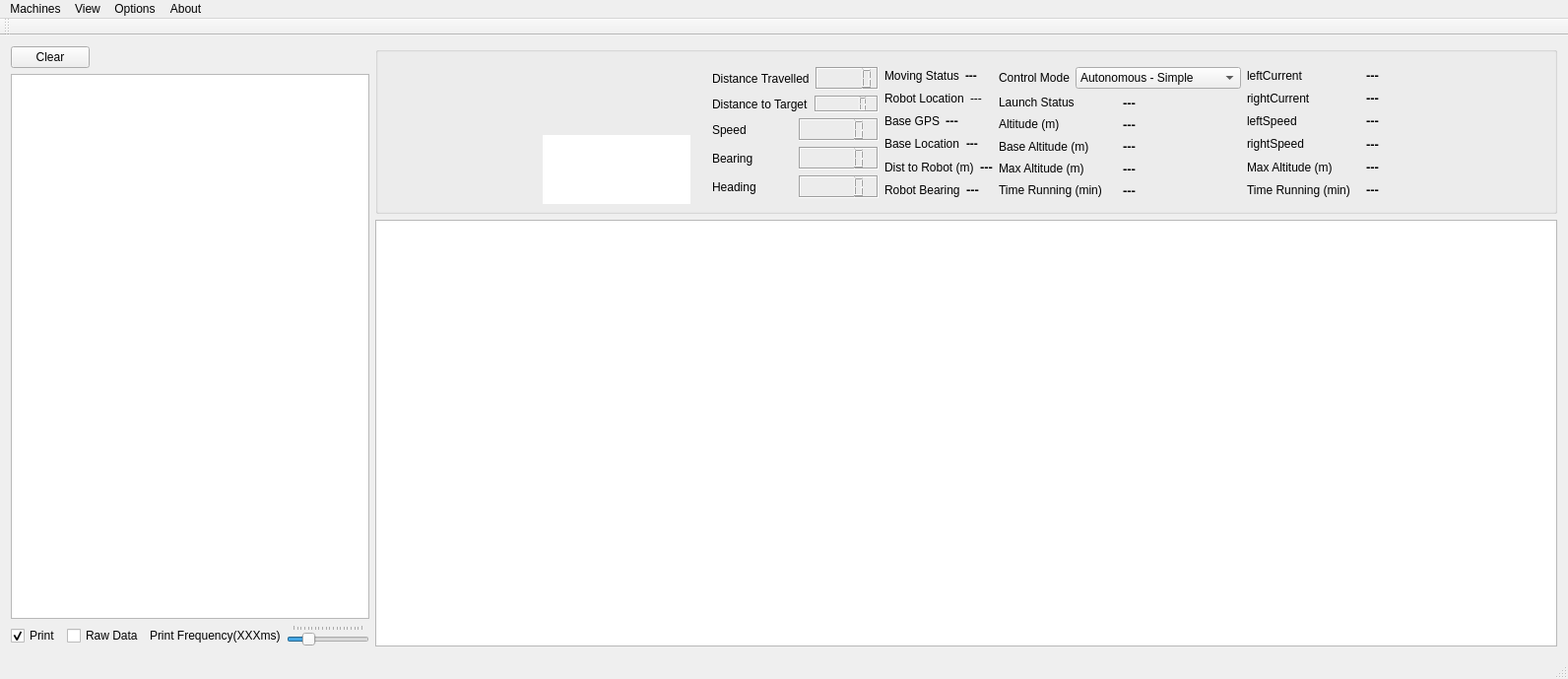
<?xml version="1.0" encoding="UTF-8"?>
<ui version="4.0">
 <class>MainWindow</class>
 <widget class="QMainWindow" name="MainWindow">
  <property name="geometry">
   <rect>
    <x>0</x>
    <y>0</y>
    <width>1592</width>
    <height>689</height>
   </rect>
  </property>
  <property name="sizePolicy">
   <sizepolicy hsizetype="Expanding" vsizetype="Expanding">
    <horstretch>0</horstretch>
    <verstretch>0</verstretch>
   </sizepolicy>
  </property>
  <property name="minimumSize">
   <size>
    <width>1357</width>
    <height>689</height>
   </size>
  </property>
  <property name="windowTitle">
   <string>RescueBot Command Center</string>
  </property>
  <property name="styleSheet">
   <string notr="true"/>
  </property>
  <widget class="QWidget" name="centralWidget">
   <layout class="QVBoxLayout" name="verticalLayout_4">
    <item>
     <layout class="QHBoxLayout" name="horizontalLayout_2" stretch="0,1">
      <item>
       <layout class="QVBoxLayout" name="verticalLayout_3">
        <property name="sizeConstraint">
         <enum>QLayout::SetMaximumSize</enum>
        </property>
        <item>
         <layout class="QHBoxLayout" name="horizontalLayout_5">
          <item>
           <widget class="QPushButton" name="clearPushButton">
            <property name="text">
             <string>Clear</string>
            </property>
           </widget>
          </item>
          <item>
           <spacer name="horizontalSpacer">
            <property name="orientation">
             <enum>Qt::Horizontal</enum>
            </property>
            <property name="sizeHint" stdset="0">
             <size>
              <width>40</width>
              <height>20</height>
             </size>
            </property>
           </spacer>
          </item>
         </layout>
        </item>
        <item>
         <widget class="QPlainTextEdit" name="plainTextEdit">
          <property name="sizePolicy">
           <sizepolicy hsizetype="Preferred" vsizetype="Expanding">
            <horstretch>0</horstretch>
            <verstretch>0</verstretch>
           </sizepolicy>
          </property>
          <property name="minimumSize">
           <size>
            <width>320</width>
            <height>510</height>
           </size>
          </property>
          <property name="maximumSize">
           <size>
            <width>400</width>
            <height>16777215</height>
           </size>
          </property>
          <property name="readOnly">
           <bool>true</bool>
          </property>
         </widget>
        </item>
        <item>
         <layout class="QHBoxLayout" name="horizontalLayout">
          <property name="sizeConstraint">
           <enum>QLayout::SetMaximumSize</enum>
          </property>
          <item>
           <widget class="QCheckBox" name="printCheckBox">
            <property name="minimumSize">
             <size>
              <width>0</width>
              <height>22</height>
             </size>
            </property>
            <property name="text">
             <string>Print</string>
            </property>
            <property name="checked">
             <bool>true</bool>
            </property>
           </widget>
          </item>
          <item>
           <widget class="QCheckBox" name="rawprintCheckBox">
            <property name="sizePolicy">
             <sizepolicy hsizetype="Minimum" vsizetype="Fixed">
              <horstretch>0</horstretch>
              <verstretch>0</verstretch>
             </sizepolicy>
            </property>
            <property name="minimumSize">
             <size>
              <width>0</width>
              <height>22</height>
             </size>
            </property>
            <property name="text">
             <string>Raw Data</string>
            </property>
           </widget>
          </item>
          <item>
           <widget class="QLabel" name="printFrequencyLabel">
            <property name="sizePolicy">
             <sizepolicy hsizetype="Minimum" vsizetype="Preferred">
              <horstretch>0</horstretch>
              <verstretch>0</verstretch>
             </sizepolicy>
            </property>
            <property name="minimumSize">
             <size>
              <width>0</width>
              <height>22</height>
             </size>
            </property>
            <property name="text">
             <string>Print Frequency(XXXms)</string>
            </property>
           </widget>
          </item>
          <item>
           <widget class="QSlider" name="printfreSlider">
            <property name="sizePolicy">
             <sizepolicy hsizetype="Minimum" vsizetype="Fixed">
              <horstretch>0</horstretch>
              <verstretch>0</verstretch>
             </sizepolicy>
            </property>
            <property name="minimumSize">
             <size>
              <width>0</width>
              <height>22</height>
             </size>
            </property>
            <property name="minimum">
             <number>100</number>
            </property>
            <property name="maximum">
             <number>2000</number>
            </property>
            <property name="singleStep">
             <number>100</number>
            </property>
            <property name="pageStep">
             <number>100</number>
            </property>
            <property name="value">
             <number>500</number>
            </property>
            <property name="orientation">
             <enum>Qt::Horizontal</enum>
            </property>
            <property name="invertedControls">
             <bool>false</bool>
            </property>
            <property name="tickPosition">
             <enum>QSlider::TicksAbove</enum>
            </property>
            <property name="tickInterval">
             <number>100</number>
            </property>
           </widget>
          </item>
         </layout>
        </item>
       </layout>
      </item>
      <item>
       <layout class="QVBoxLayout" name="verticalLayout">
        <property name="sizeConstraint">
         <enum>QLayout::SetNoConstraint</enum>
        </property>
        <item>
         <widget class="QGroupBox" name="groupBox">
          <property name="sizePolicy">
           <sizepolicy hsizetype="Minimum" vsizetype="Preferred">
            <horstretch>0</horstretch>
            <verstretch>0</verstretch>
           </sizepolicy>
          </property>
          <property name="minimumSize">
           <size>
            <width>524</width>
            <height>170</height>
           </size>
          </property>
          <property name="title">
           <string/>
          </property>
          <widget class="QGraphicsView" name="steerGraphicsView">
           <property name="geometry">
            <rect>
             <x>170</x>
             <y>90</y>
             <width>150</width>
             <height>70</height>
            </rect>
           </property>
           <property name="sizePolicy">
            <sizepolicy hsizetype="Fixed" vsizetype="Fixed">
             <horstretch>0</horstretch>
             <verstretch>0</verstretch>
            </sizepolicy>
           </property>
           <property name="minimumSize">
            <size>
             <width>150</width>
             <height>70</height>
            </size>
           </property>
           <property name="maximumSize">
            <size>
             <width>150</width>
             <height>70</height>
            </size>
           </property>
           <property name="baseSize">
            <size>
             <width>15</width>
             <height>15</height>
            </size>
           </property>
           <property name="frameShape">
            <enum>QFrame::NoFrame</enum>
           </property>
          </widget>
          <widget class="QLabel" name="compassViewLabel">
           <property name="geometry">
            <rect>
             <x>10</x>
             <y>10</y>
             <width>150</width>
             <height>150</height>
            </rect>
           </property>
           <property name="sizePolicy">
            <sizepolicy hsizetype="Minimum" vsizetype="Minimum">
             <horstretch>0</horstretch>
             <verstretch>0</verstretch>
            </sizepolicy>
           </property>
           <property name="minimumSize">
            <size>
             <width>150</width>
             <height>150</height>
            </size>
           </property>
           <property name="text">
            <string/>
           </property>
          </widget>
          <widget class="QLabel" name="speedometerViewLabel">
           <property name="geometry">
            <rect>
             <x>170</x>
             <y>10</y>
             <width>150</width>
             <height>75</height>
            </rect>
           </property>
           <property name="sizePolicy">
            <sizepolicy hsizetype="Minimum" vsizetype="Minimum">
             <horstretch>0</horstretch>
             <verstretch>0</verstretch>
            </sizepolicy>
           </property>
           <property name="minimumSize">
            <size>
             <width>150</width>
             <height>75</height>
            </size>
           </property>
           <property name="text">
            <string/>
           </property>
          </widget>
          <widget class="QWidget" name="">
           <property name="geometry">
            <rect>
             <x>331</x>
             <y>10</y>
             <width>801</width>
             <height>155</height>
            </rect>
           </property>
           <layout class="QHBoxLayout" name="horizontalLayout_23">
            <item>
             <layout class="QHBoxLayout" name="horizontalLayout_10" stretch="1,1,1">
              <property name="sizeConstraint">
               <enum>QLayout::SetMinimumSize</enum>
              </property>
              <item>
               <layout class="QVBoxLayout" name="verticalLayout_2">
                <property name="sizeConstraint">
                 <enum>QLayout::SetNoConstraint</enum>
                </property>
                <item>
                 <layout class="QHBoxLayout" name="horizontalLayout_3">
                  <item>
                   <widget class="QLabel" name="distanceTravelledLabel">
                    <property name="text">
                     <string>Distance Travelled</string>
                    </property>
                   </widget>
                  </item>
                  <item>
                   <widget class="QLCDNumber" name="distanceTravelledLcdNumber">
                    <property name="frameShadow">
                     <enum>QFrame::Sunken</enum>
                    </property>
                   </widget>
                  </item>
                 </layout>
                </item>
                <item>
                 <layout class="QHBoxLayout" name="horizontalLayout_6">
                  <item>
                   <widget class="QLabel" name="distanceToTargetLabel">
                    <property name="text">
                     <string>Distance to Target</string>
                    </property>
                   </widget>
                  </item>
                  <item>
                   <widget class="QLCDNumber" name="distanceToTargetLcdNumber">
                    <property name="sizePolicy">
                     <sizepolicy hsizetype="Preferred" vsizetype="Preferred">
                      <horstretch>0</horstretch>
                      <verstretch>0</verstretch>
                     </sizepolicy>
                    </property>
                    <property name="baseSize">
                     <size>
                      <width>0</width>
                      <height>0</height>
                     </size>
                    </property>
                    <property name="frameShadow">
                     <enum>QFrame::Sunken</enum>
                    </property>
                   </widget>
                  </item>
                 </layout>
                </item>
                <item>
                 <layout class="QHBoxLayout" name="horizontalLayout_4">
                  <item>
                   <widget class="QLabel" name="speedLabel">
                    <property name="text">
                     <string>Speed</string>
                    </property>
                   </widget>
                  </item>
                  <item>
                   <widget class="QLCDNumber" name="speedLcdNumber">
                    <property name="frameShadow">
                     <enum>QFrame::Sunken</enum>
                    </property>
                   </widget>
                  </item>
                 </layout>
                </item>
                <item>
                 <layout class="QHBoxLayout" name="horizontalLayout_7">
                  <item>
                   <widget class="QLabel" name="bearingLabel">
                    <property name="text">
                     <string>Bearing</string>
                    </property>
                   </widget>
                  </item>
                  <item>
                   <widget class="QLCDNumber" name="bearingLcdNumber">
                    <property name="frameShadow">
                     <enum>QFrame::Sunken</enum>
                    </property>
                   </widget>
                  </item>
                 </layout>
                </item>
                <item>
                 <layout class="QHBoxLayout" name="horizontalLayout_8">
                  <item>
                   <widget class="QLabel" name="headingLabel">
                    <property name="text">
                     <string>Heading</string>
                    </property>
                   </widget>
                  </item>
                  <item>
                   <widget class="QLCDNumber" name="headingLcdNumber">
                    <property name="frameShadow">
                     <enum>QFrame::Sunken</enum>
                    </property>
                   </widget>
                  </item>
                 </layout>
                </item>
               </layout>
              </item>
              <item>
               <layout class="QHBoxLayout" name="horizontalLayout_17">
                <property name="sizeConstraint">
                 <enum>QLayout::SetMinimumSize</enum>
                </property>
                <item>
                 <layout class="QVBoxLayout" name="verticalLayout_6">
                  <item>
                   <layout class="QHBoxLayout" name="horizontalLayout_29" stretch="1,1">
                    <item>
                     <widget class="QLabel" name="labelMovingStatusTitle">
                      <property name="text">
                       <string>Moving Status</string>
                      </property>
                     </widget>
                    </item>
                    <item>
                     <widget class="QLabel" name="labelMovingStatus">
                      <property name="font">
                       <font>
                        <pointsize>9</pointsize>
                        <weight>75</weight>
                        <bold>true</bold>
                       </font>
                      </property>
                      <property name="text">
                       <string>---</string>
                      </property>
                     </widget>
                    </item>
                   </layout>
                  </item>
                  <item>
                   <layout class="QHBoxLayout" name="horizontalLayout_24" stretch="1,1">
                    <item>
                     <widget class="QLabel" name="labelRobotLocationTitle">
                      <property name="text">
                       <string>Robot Location</string>
                      </property>
                     </widget>
                    </item>
                    <item>
                     <widget class="QLabel" name="labelRobotLocation">
                      <property name="font">
                       <font>
                        <pointsize>9</pointsize>
                        <weight>50</weight>
                        <bold>false</bold>
                       </font>
                      </property>
                      <property name="text">
                       <string>---</string>
                      </property>
                     </widget>
                    </item>
                   </layout>
                  </item>
                  <item>
                   <layout class="QHBoxLayout" name="horizontalLayout_28" stretch="1,1">
                    <item>
                     <widget class="QLabel" name="labelBaseGPSFixTitle">
                      <property name="text">
                       <string>Base GPS</string>
                      </property>
                     </widget>
                    </item>
                    <item>
                     <widget class="QLabel" name="labelBaseGPSFix">
                      <property name="font">
                       <font>
                        <pointsize>10</pointsize>
                        <weight>75</weight>
                        <bold>true</bold>
                       </font>
                      </property>
                      <property name="text">
                       <string>---</string>
                      </property>
                     </widget>
                    </item>
                   </layout>
                  </item>
                  <item>
                   <layout class="QHBoxLayout" name="horizontalLayout_25" stretch="1,1">
                    <item>
                     <widget class="QLabel" name="labelBaseLocationTitle">
                      <property name="text">
                       <string>Base Location</string>
                      </property>
                     </widget>
                    </item>
                    <item>
                     <widget class="QLabel" name="labelBaseLocation">
                      <property name="font">
                       <font>
                        <pointsize>9</pointsize>
                        <weight>75</weight>
                        <bold>true</bold>
                       </font>
                      </property>
                      <property name="text">
                       <string>---</string>
                      </property>
                     </widget>
                    </item>
                   </layout>
                  </item>
                  <item>
                   <layout class="QHBoxLayout" name="horizontalLayout_26" stretch="1,1">
                    <item>
                     <widget class="QLabel" name="labelDist2RobotTitle">
                      <property name="text">
                       <string>Dist to Robot (m)</string>
                      </property>
                     </widget>
                    </item>
                    <item>
                     <widget class="QLabel" name="labelDist2Robot">
                      <property name="font">
                       <font>
                        <pointsize>10</pointsize>
                        <weight>75</weight>
                        <bold>true</bold>
                       </font>
                      </property>
                      <property name="text">
                       <string>---</string>
                      </property>
                     </widget>
                    </item>
                   </layout>
                  </item>
                  <item>
                   <layout class="QHBoxLayout" name="horizontalLayout_27" stretch="1,1">
                    <item>
                     <widget class="QLabel" name="labelRobotBearingTitle">
                      <property name="text">
                       <string>Robot Bearing</string>
                      </property>
                     </widget>
                    </item>
                    <item>
                     <widget class="QLabel" name="labelRobotBearing">
                      <property name="font">
                       <font>
                        <pointsize>10</pointsize>
                        <weight>75</weight>
                        <bold>true</bold>
                       </font>
                      </property>
                      <property name="text">
                       <string>---</string>
                      </property>
                     </widget>
                    </item>
                   </layout>
                  </item>
                 </layout>
                </item>
               </layout>
              </item>
              <item>
               <layout class="QVBoxLayout" name="verticalLayout_5">
                <item>
                 <layout class="QHBoxLayout" name="horizontalLayout_9">
                  <property name="sizeConstraint">
                   <enum>QLayout::SetMinimumSize</enum>
                  </property>
                  <item>
                   <widget class="QLabel" name="label">
                    <property name="text">
                     <string>Control Mode</string>
                    </property>
                   </widget>
                  </item>
                  <item>
                   <widget class="QComboBox" name="comboBox">
                    <item>
                     <property name="text">
                      <string>Autonomous - Simple</string>
                     </property>
                    </item>
                    <item>
                     <property name="text">
                      <string>Autonomous - Advanced</string>
                     </property>
                    </item>
                    <item>
                     <property name="text">
                      <string>Manual - PC Joystick</string>
                     </property>
                    </item>
                    <item>
                     <property name="text">
                      <string>Manual - 3Ch Transmitter</string>
                     </property>
                    </item>
                   </widget>
                  </item>
                 </layout>
                </item>
                <item>
                 <layout class="QHBoxLayout" name="horizontalLayout_11" stretch="1,1">
                  <item>
                   <widget class="QLabel" name="labelLaunchStateTitle">
                    <property name="text">
                     <string>Launch Status</string>
                    </property>
                   </widget>
                  </item>
                  <item>
                   <widget class="QLabel" name="labelLaunchState">
                    <property name="font">
                     <font>
                      <pointsize>10</pointsize>
                      <weight>75</weight>
                      <bold>true</bold>
                     </font>
                    </property>
                    <property name="text">
                     <string>---</string>
                    </property>
                   </widget>
                  </item>
                 </layout>
                </item>
                <item>
                 <layout class="QHBoxLayout" name="horizontalLayout_14" stretch="1,1">
                  <item>
                   <widget class="QLabel" name="labelAltitudeTitle">
                    <property name="text">
                     <string>Altitude (m)</string>
                    </property>
                   </widget>
                  </item>
                  <item>
                   <widget class="QLabel" name="labelAltitude">
                    <property name="font">
                     <font>
                      <pointsize>10</pointsize>
                      <weight>75</weight>
                      <bold>true</bold>
                     </font>
                    </property>
                    <property name="text">
                     <string>---</string>
                    </property>
                   </widget>
                  </item>
                 </layout>
                </item>
                <item>
                 <layout class="QHBoxLayout" name="horizontalLayout_12" stretch="1,1">
                  <item>
                   <widget class="QLabel" name="labelBaseAltTitle">
                    <property name="text">
                     <string>Base Altitude (m)</string>
                    </property>
                   </widget>
                  </item>
                  <item>
                   <widget class="QLabel" name="labelBaseAlt">
                    <property name="font">
                     <font>
                      <pointsize>10</pointsize>
                      <weight>75</weight>
                      <bold>true</bold>
                     </font>
                    </property>
                    <property name="text">
                     <string>---</string>
                    </property>
                   </widget>
                  </item>
                 </layout>
                </item>
                <item>
                 <layout class="QHBoxLayout" name="horizontalLayout_13" stretch="1,1">
                  <item>
                   <widget class="QLabel" name="labelMaxAltTitle">
                    <property name="text">
                     <string>Max Altitude (m)</string>
                    </property>
                   </widget>
                  </item>
                  <item>
                   <widget class="QLabel" name="labelMaxAlt">
                    <property name="font">
                     <font>
                      <pointsize>10</pointsize>
                      <weight>75</weight>
                      <bold>true</bold>
                     </font>
                    </property>
                    <property name="text">
                     <string>---</string>
                    </property>
                   </widget>
                  </item>
                 </layout>
                </item>
                <item>
                 <layout class="QHBoxLayout" name="horizontalLayout_16" stretch="1,1">
                  <item>
                   <widget class="QLabel" name="labelElapsedTimeTitle">
                    <property name="text">
                     <string>Time Running (min)</string>
                    </property>
                   </widget>
                  </item>
                  <item>
                   <widget class="QLabel" name="labelElapsedTime">
                    <property name="font">
                     <font>
                      <pointsize>10</pointsize>
                      <weight>75</weight>
                      <bold>true</bold>
                     </font>
                    </property>
                    <property name="text">
                     <string>---</string>
                    </property>
                   </widget>
                  </item>
                 </layout>
                </item>
               </layout>
              </item>
             </layout>
            </item>
            <item>
             <layout class="QVBoxLayout" name="verticalLayout_7">
              <item>
               <layout class="QHBoxLayout" name="horizontalLayout_15">
                <property name="sizeConstraint">
                 <enum>QLayout::SetMinimumSize</enum>
                </property>
                <item>
                 <widget class="QLabel" name="labelleftcurrentTitle">
                  <property name="text">
                   <string>leftCurrent</string>
                  </property>
                 </widget>
                </item>
                <item>
                 <widget class="QLabel" name="labelleftcurrent">
                  <property name="font">
                   <font>
                    <pointsize>10</pointsize>
                    <weight>75</weight>
                    <bold>true</bold>
                   </font>
                  </property>
                  <property name="text">
                   <string>---</string>
                  </property>
                 </widget>
                </item>
               </layout>
              </item>
              <item>
               <layout class="QHBoxLayout" name="horizontalLayout_18" stretch="1,1">
                <item>
                 <widget class="QLabel" name="labelrightcurrentTitle">
                  <property name="text">
                   <string>rightCurrent</string>
                  </property>
                 </widget>
                </item>
                <item>
                 <widget class="QLabel" name="labelrightcurrent">
                  <property name="font">
                   <font>
                    <pointsize>10</pointsize>
                    <weight>75</weight>
                    <bold>true</bold>
                   </font>
                  </property>
                  <property name="text">
                   <string>---</string>
                  </property>
                 </widget>
                </item>
               </layout>
              </item>
              <item>
               <layout class="QHBoxLayout" name="horizontalLayout_19" stretch="1,1">
                <item>
                 <widget class="QLabel" name="labelleftspeedTitle">
                  <property name="text">
                   <string>leftSpeed</string>
                  </property>
                 </widget>
                </item>
                <item>
                 <widget class="QLabel" name="labelleftspeed">
                  <property name="font">
                   <font>
                    <pointsize>10</pointsize>
                    <weight>75</weight>
                    <bold>true</bold>
                   </font>
                  </property>
                  <property name="text">
                   <string>---</string>
                  </property>
                 </widget>
                </item>
               </layout>
              </item>
              <item>
               <layout class="QHBoxLayout" name="horizontalLayout_20" stretch="1,1">
                <item>
                 <widget class="QLabel" name="labelrightspeedTitle">
                  <property name="text">
                   <string>rightSpeed</string>
                  </property>
                 </widget>
                </item>
                <item>
                 <widget class="QLabel" name="labelrightspeed">
                  <property name="font">
                   <font>
                    <pointsize>10</pointsize>
                    <weight>75</weight>
                    <bold>true</bold>
                   </font>
                  </property>
                  <property name="text">
                   <string>---</string>
                  </property>
                 </widget>
                </item>
               </layout>
              </item>
              <item>
               <layout class="QHBoxLayout" name="horizontalLayout_21" stretch="1,1">
                <item>
                 <widget class="QLabel" name="labelMaxAltTitle_2">
                  <property name="text">
                   <string>Max Altitude (m)</string>
                  </property>
                 </widget>
                </item>
                <item>
                 <widget class="QLabel" name="labelMaxAlt_2">
                  <property name="font">
                   <font>
                    <pointsize>10</pointsize>
                    <weight>75</weight>
                    <bold>true</bold>
                   </font>
                  </property>
                  <property name="text">
                   <string>---</string>
                  </property>
                 </widget>
                </item>
               </layout>
              </item>
              <item>
               <layout class="QHBoxLayout" name="horizontalLayout_22" stretch="1,1">
                <item>
                 <widget class="QLabel" name="labelElapsedTimeTitle_2">
                  <property name="text">
                   <string>Time Running (min)</string>
                  </property>
                 </widget>
                </item>
                <item>
                 <widget class="QLabel" name="labelElapsedTime_2">
                  <property name="font">
                   <font>
                    <pointsize>10</pointsize>
                    <weight>75</weight>
                    <bold>true</bold>
                   </font>
                  </property>
                  <property name="text">
                   <string>---</string>
                  </property>
                 </widget>
                </item>
               </layout>
              </item>
             </layout>
            </item>
           </layout>
          </widget>
         </widget>
        </item>
        <item>
         <widget class="QGraphicsView" name="trackerGraphicsView">
          <property name="minimumSize">
           <size>
            <width>524</width>
            <height>380</height>
           </size>
          </property>
          <property name="renderHints">
           <set>QPainter::Antialiasing|QPainter::HighQualityAntialiasing|QPainter::SmoothPixmapTransform|QPainter::TextAntialiasing</set>
          </property>
         </widget>
        </item>
       </layout>
      </item>
     </layout>
    </item>
   </layout>
  </widget>
  <widget class="QMenuBar" name="menuBar">
   <property name="geometry">
    <rect>
     <x>0</x>
     <y>0</y>
     <width>1592</width>
     <height>21</height>
    </rect>
   </property>
   <widget class="QMenu" name="menuMachines">
    <property name="title">
     <string>Machines</string>
    </property>
    <widget class="QMenu" name="menuModel">
     <property name="title">
      <string>Model</string>
     </property>
     <addaction name="actionScorpio"/>
     <addaction name="actionQuadcopter"/>
    </widget>
    <addaction name="menuModel"/>
    <addaction name="actionConnect"/>
    <addaction name="actionConnect_GPS"/>
   </widget>
   <widget class="QMenu" name="menuView">
    <property name="title">
     <string>View</string>
    </property>
    <addaction name="actionCommand_Center"/>
    <addaction name="actionManual_Control"/>
    <addaction name="actionTracking"/>
    <addaction name="separator"/>
   </widget>
   <widget class="QMenu" name="menuOptions">
    <property name="title">
     <string>Options</string>
    </property>
    <addaction name="actionConfigure_Serial"/>
   </widget>
   <widget class="QMenu" name="menuAbout">
    <property name="title">
     <string>About</string>
    </property>
   </widget>
   <addaction name="menuMachines"/>
   <addaction name="menuView"/>
   <addaction name="menuOptions"/>
   <addaction name="menuAbout"/>
  </widget>
  <widget class="QToolBar" name="mainToolBar">
   <property name="autoFillBackground">
    <bool>false</bool>
   </property>
   <attribute name="toolBarArea">
    <enum>TopToolBarArea</enum>
   </attribute>
   <attribute name="toolBarBreak">
    <bool>false</bool>
   </attribute>
  </widget>
  <widget class="QStatusBar" name="statusBar"/>
  <action name="actionScorpio">
   <property name="checkable">
    <bool>true</bool>
   </property>
   <property name="text">
    <string>Scorpio</string>
   </property>
  </action>
  <action name="actionCommand_Center">
   <property name="checkable">
    <bool>true</bool>
   </property>
   <property name="text">
    <string>Command Center</string>
   </property>
  </action>
  <action name="actionManual_Control">
   <property name="checkable">
    <bool>true</bool>
   </property>
   <property name="text">
    <string>Manual Control</string>
   </property>
  </action>
  <action name="actionTracking">
   <property name="checkable">
    <bool>true</bool>
   </property>
   <property name="text">
    <string>Tracking</string>
   </property>
  </action>
  <action name="action56700">
   <property name="text">
    <string>56700</string>
   </property>
  </action>
  <action name="action115200">
   <property name="text">
    <string>115200</string>
   </property>
  </action>
  <action name="action9600">
   <property name="text">
    <string>9600</string>
   </property>
  </action>
  <action name="actionConfigure_Serial">
   <property name="text">
    <string>Configure Serial</string>
   </property>
  </action>
  <action name="actionConnect">
   <property name="checkable">
    <bool>true</bool>
   </property>
   <property name="text">
    <string>Connect</string>
   </property>
  </action>
  <action name="actionQuadcopter">
   <property name="checkable">
    <bool>true</bool>
   </property>
   <property name="text">
    <string>Quadcopter</string>
   </property>
  </action>
  <action name="actionConnect_GPS">
   <property name="checkable">
    <bool>true</bool>
   </property>
   <property name="text">
    <string>Connect GPS</string>
   </property>
  </action>
 </widget>
 <layoutdefault spacing="6" margin="11"/>
 <resources/>
 <connections/>
</ui>
